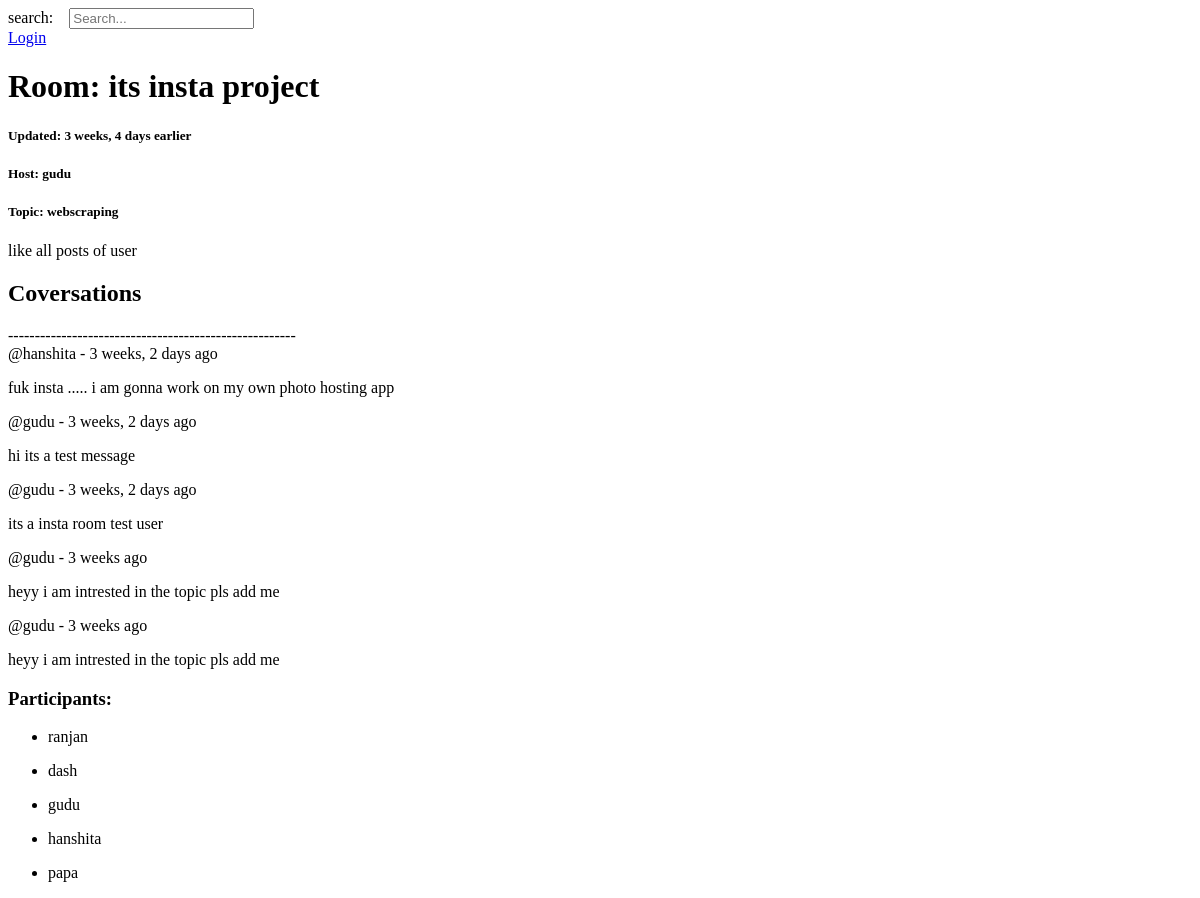
The app's page /room/str11, older data.
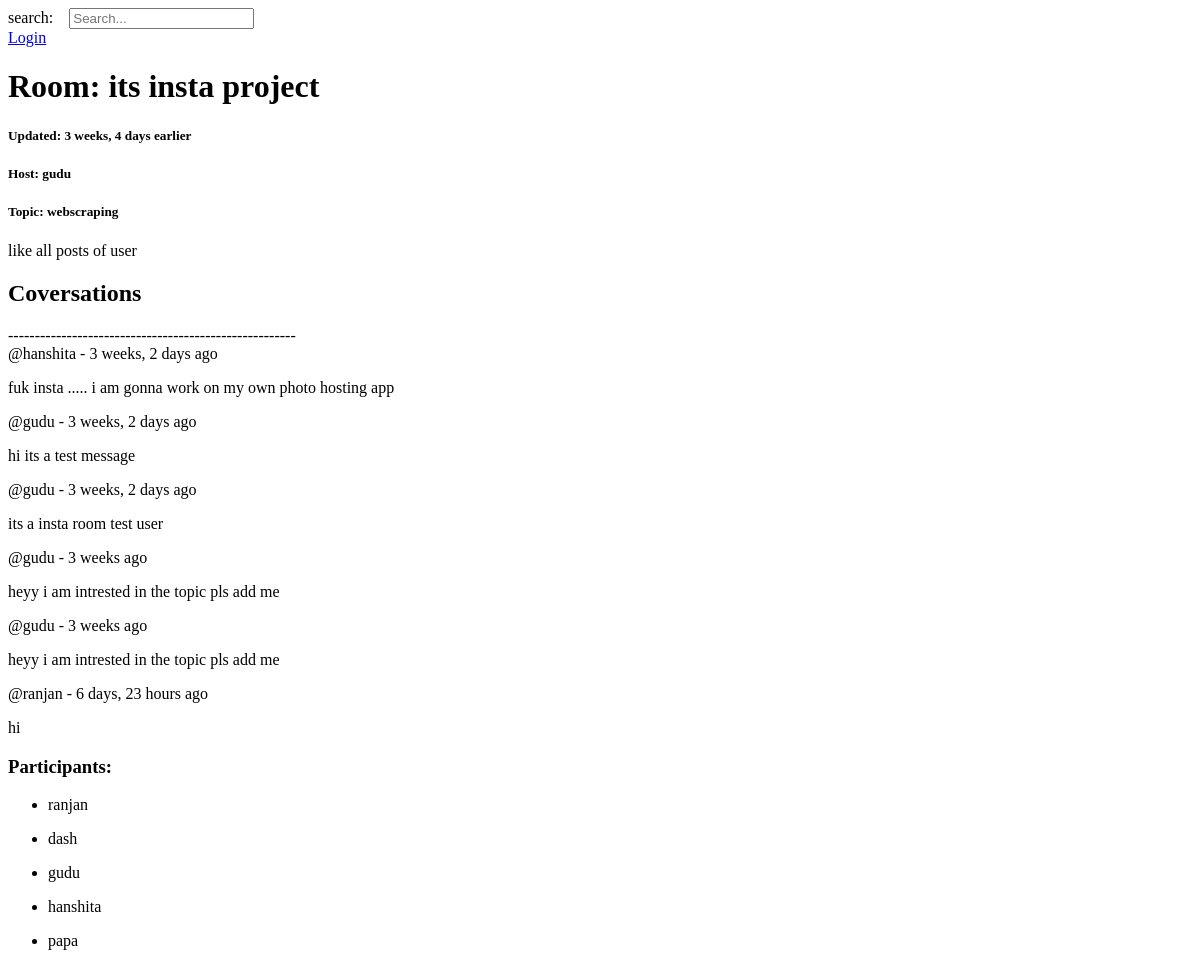
The same page, newer data.
### base/models.py (models this page shows, shortened)
class Room(models.Model):
    host = models.ForeignKey(User,on_delete=models.SET_NULL, null=True)
    topic = models.ForeignKey(Topic,on_delete=models.SET_NULL, null=True)# topic will be set null
    participants = models.ManyToManyField(User,related_name='participants',blank=True)
    name = models.CharField(max_length=100)
    description = models.TextField(null=True,blank=True)
    created = models.DateTimeField(auto_now=True)
    updated = models.DateTimeField(auto_now_add=True)
    class Meta:
        ordering = ['-created','-updated']

class Topic(models.Model):
    name = models.CharField(max_length=100)

class Messages(models.Model):
    room = models.ForeignKey(Room,on_delete=models.CASCADE)
    user = models.ForeignKey(User,on_delete=models.CASCADE)
    body = models.TextField()
    created = models.DateTimeField(auto_now=True)
    updated = models.DateTimeField(auto_now_add=True)

### base/views.py (the view, shortened to what this page needs)
# urls.py: path('room/',views.getrooms),
def room(request,pk):
    rom = Room.objects.get(id=pk)
    messages = rom.messages_set.all()
    participants = rom.participants.all()
    print(len(participants))
    return render(request,'room.html',{'rooms':rom,'messages':messages,'participants':participants})

### templates/room.html (shortened to what this page needs)
{% include 'main.html' %}
{% block content %}
<div name="full-container">
    <div>
        <h1>Room: {{rooms.name}} </h1>
        <div>
            <p>
            <h5>Updated: {{rooms.updated|timesince}} earlier</h5>
            <h5>Host: {{rooms.host.username}} </h5>
            <h5>Topic: {{ rooms.topic.name}} </h5>
            <p>{{rooms.description}}</p>
            <h2>Coversations</h2>
            ------------------------------------------------------
            {%for m in messages%}
            <div>
                @{{m.user}} - {{m.created | timesince}} ago<br>
                <p>{{m.body}}</p>
            </div>
            {%endfor%}
            </p>
        </div>
    </div>
    <div>
        <h3>Participants: </h3>
        {%for p in participants%}
        <div>
            <ul>
                <li>{{p.username}}</li>
            </ul>
        </div>
        {%endfor%}
    </div>
</div>
{% endblock %}

### templates/main.html (shortened to what this page needs)
<!DOCTYPE html>
<html lang="en">
<head>
</head>
<body>
    <nav class="navbar navbar-dark bg-dark">
        <form method="get" type="text"action="{% url 'home' %}">
            search:&nbsp;&nbsp;&nbsp;&nbsp;<input type="text" name="q" placeholder="Search...">
        </form>
        {%if user.is_authenticated%}
        <div class="profilelink">
            <a href="{% url 'profile' user.id%}" class="navbar-brand"> hi {{user.username}}</a>
        </div>
        <div class="logoutlink">
            <a href="{% url 'logout' %}" class="logout" name="logout"> Logout</a>
        </div>
        {%else%}
        <div class="loginlink">
            <a href="{% url 'login' %}" class="loginlink" name="loginlink"> Login</a>
        </div>
        {%endif%}
    </nav>
</body>
</html>

Row changes from the older to the newer data that the page shows:
added Messages: user "ranjan", created "6 days, 23 hours", body "hi"
